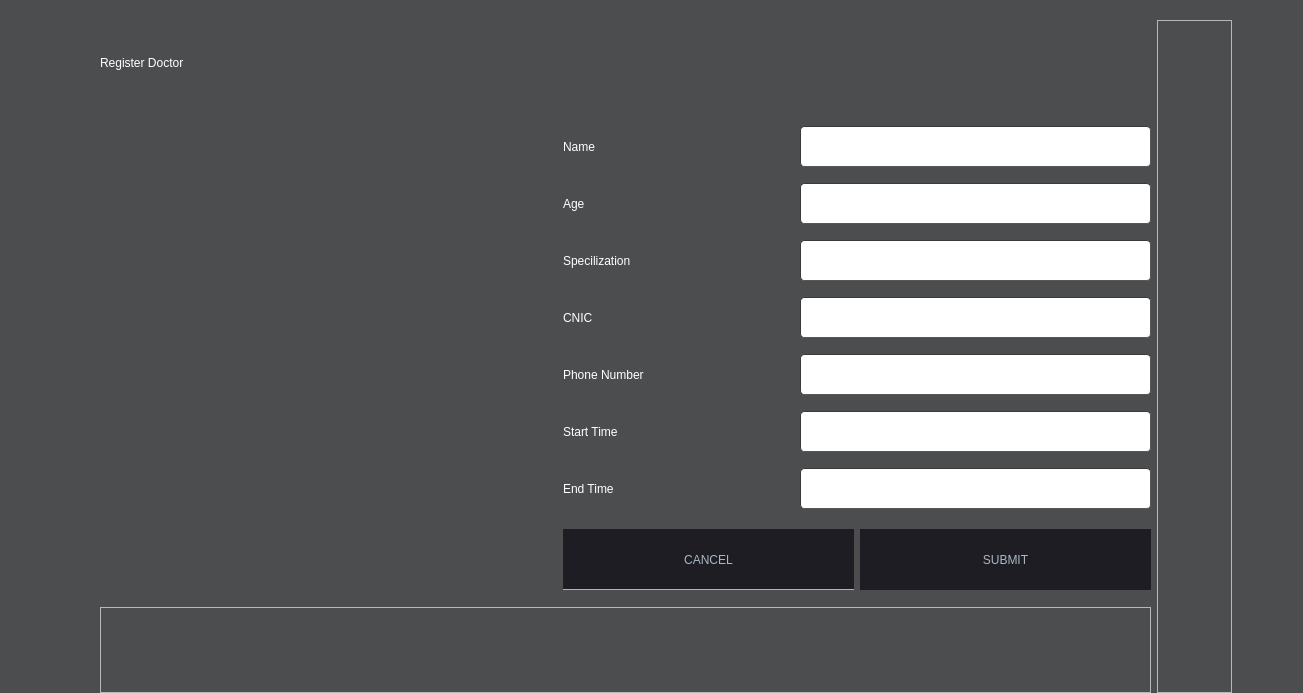
<?xml version="1.0" encoding="UTF-8"?>
<ui version="4.0">
 <class>DialogDoctor</class>
 <widget class="QDialog" name="DialogDoctor">
  <property name="geometry">
   <rect>
    <x>0</x>
    <y>0</y>
    <width>1303</width>
    <height>693</height>
   </rect>
  </property>
  <property name="windowTitle">
   <string>Dialog</string>
  </property>
  <property name="styleSheet">
   <string notr="true">
QMainWindow {
	background-color:rgb(76, 77, 78);
}
QDialog {
	background-color:rgb(76, 77, 78);
}
QColorDialog {
	background-color:rgb(76, 77, 78);
}
QTextEdit {
	background-color:rgb(0, 0, 0);
	color: #a9b7c6;
}
QPlainTextEdit {
	selection-background-color:#007b50;
	background-color:#1e1d23;
	border-style: solid;
	border-top-color: transparent;
	border-right-color: transparent;
	border-left-color: transparent;
	border-bottom-color: transparent;
	border-width: 1px;
	color: #a9b7c6;
}
QPushButton{
	border-style: solid;
	border-top-color: transparent;
	border-right-color: transparent;
	border-left-color: transparent;
	border-bottom-color: transparent;
	border-width: 1px;
	border-style: solid;
	color: #a9b7c6;
	padding: 2px;
	background-color: #1e1d23;
}
QPushButton::default{
	border-style: inset;
	border-top-color: transparent;
	border-right-color: transparent;
	border-left-color: transparent;
	border-bottom-color: #04b97f;
	border-width: 1px;
	color: #a9b7c6;
	padding: 2px;
	background-color: #1e1d23;
}
QToolButton {
	border-style: solid;
	border-top-color: transparent;
	border-right-color: transparent;
	border-left-color: transparent;
	border-bottom-color: #04b97f;
	border-bottom-width: 1px;
	border-style: solid;
	color: #a9b7c6;
	padding: 2px;
	background-color: #1e1d23;
}
QToolButton:hover{
	border-style: solid;
	border-top-color: transparent;
	border-right-color: transparent;
	border-left-color: transparent;
	border-bottom-color: #37efba;
	border-bottom-width: 2px;
	border-style: solid;
	color: #FFFFFF;
	padding-bottom: 1px;
	background-color: #1e1d23;
}
QPushButton:hover{
	border-style: solid;
	border-top-color: transparent;
	border-right-color: transparent;
	border-left-color: transparent;
	border-bottom-color: #37efba;
	border-bottom-width: 1px;
	border-style: solid;
	color: #FFFFFF;
	padding-bottom: 2px;
	background-color: #1e1d23;
}
QPushButton:pressed{
	border-style: solid;
	border-top-color: transparent;
	border-right-color: transparent;
	border-left-color: transparent;
	border-bottom-color: #37efba;
	border-bottom-width: 2px;
	border-style: solid;
	color: #37efba;
	padding-bottom: 1px;
	background-color: #1e1d23;
}
QPushButton:disabled{
	border-style: solid;
	border-top-color: transparent;
	border-right-color: transparent;
	border-left-color: transparent;
	border-bottom-color: #808086;
	border-bottom-width: 2px;
	border-style: solid;
	color: #808086;
	padding-bottom: 1px;
	background-color: #1e1d23;
}
QLineEdit {
	border-width: 1px; border-radius: 4px;
	border-color: rgb(58, 58, 58);
	border-style: inset;
	padding: 0 8px;
	color: #a9b7c6;
	background:#1e1d23;
	selection-background-color:#007b50;
	selection-color: #FFFFFF;
}
QLabel {
	color: rgb(255, 255, 255);
}
QLCDNumber {
	color: #37e6b4;
}
QProgressBar {
	text-align: center;
	color: rgb(240, 240, 240);
	border-width: 1px; 
	border-radius: 10px;
	border-color: rgb(58, 58, 58);
	border-style: inset;
	background-color:#1e1d23;
}
QProgressBar::chunk {
	background-color: #04b97f;
	border-radius: 5px;
}
QMenuBar {
	background-color: #1e1d23;
}
QMenuBar::item {
	color: #a9b7c6;
  	spacing: 3px;
  	padding: 1px 4px;
  	background: #1e1d23;
}

QMenuBar::item:selected {
  	background:#1e1d23;
	color: #FFFFFF;
}
QMenu::item:selected {
	border-style: solid;
	border-top-color: transparent;
	border-right-color: transparent;
	border-left-color: #04b97f;
	border-bottom-color: transparent;
	border-left-width: 2px;
	color: #FFFFFF;
	padding-left:15px;
	padding-top:4px;
	padding-bottom:4px;
	padding-right:7px;
	background-color: #1e1d23;
}
QMenu::item {
	border-style: solid;
	border-top-color: transparent;
	border-right-color: transparent;
	border-left-color: transparent;
	border-bottom-color: transparent;
	border-bottom-width: 1px;
	border-style: solid;
	color: #a9b7c6;
	padding-left:17px;
	padding-top:4px;
	padding-bottom:4px;
	padding-right:7px;
	background-color: #1e1d23;
}
QMenu{
	background-color:#1e1d23;
}
QTabWidget {
	color:rgb(0,0,0);
	background-color:#1e1d23;
}
QTabWidget::pane {
		border-color: rgb(77,77,77);
		background-color:#1e1d23;
		border-style: solid;
		border-width: 1px;
    	border-radius: 6px;
}
QTabBar::tab {
	border-style: solid;
	border-top-color: transparent;
	border-right-color: transparent;
	border-left-color: transparent;
	border-bottom-color: transparent;
	border-bottom-width: 1px;
	border-style: solid;
	color: #808086;
	padding: 3px;
	margin-left:3px;
	background-color: #1e1d23;
}
QTabBar::tab:selected, QTabBar::tab:last:selected, QTabBar::tab:hover {
  	border-style: solid;
	border-top-color: transparent;
	border-right-color: transparent;
	border-left-color: transparent;
	border-bottom-color: #04b97f;
	border-bottom-width: 2px;
	border-style: solid;
	color: #FFFFFF;
	padding-left: 3px;
	padding-bottom: 2px;
	margin-left:3px;
	background-color: #1e1d23;
}

QCheckBox {
	color: #a9b7c6;
	padding: 2px;
}
QCheckBox:disabled {
	color: #808086;
	padding: 2px;
}

QCheckBox:hover {
	border-radius:4px;
	border-style:solid;
	padding-left: 1px;
	padding-right: 1px;
	padding-bottom: 1px;
	padding-top: 1px;
	border-width:1px;
	border-color: rgb(87, 97, 106);
	background-color:#1e1d23;
}
QCheckBox::indicator:checked {

	height: 10px;
	width: 10px;
	border-style:solid;
	border-width: 1px;
	border-color: #04b97f;
	color: #a9b7c6;
	background-color: #04b97f;
}
QCheckBox::indicator:unchecked {

	height: 10px;
	width: 10px;
	border-style:solid;
	border-width: 1px;
	border-color: #04b97f;
	color: #a9b7c6;
	background-color: transparent;
}
QRadioButton {
	color: #a9b7c6;
	background-color: #1e1d23;
	padding: 1px;
}
QRadioButton::indicator:checked {
	height: 10px;
	width: 10px;
	border-style:solid;
	border-radius:5px;
	border-width: 1px;
	border-color: #04b97f;
	color: #a9b7c6;
	background-color: #04b97f;
}
QRadioButton::indicator:!checked {
	height: 10px;
	width: 10px;
	border-style:solid;
	border-radius:5px;
	border-width: 1px;
	border-color: #04b97f;
	color: #a9b7c6;
	background-color: transparent;
}
QStatusBar {
	color:#027f7f;
}
QSpinBox {
	color: #a9b7c6;	
	background-color: #1e1d23;
}
QDoubleSpinBox {
	color: #a9b7c6;	
	background-color: #1e1d23;
}
QTimeEdit {
	color: #a9b7c6;	
	background-color: #1e1d23;
}
QDateTimeEdit {
	color: #a9b7c6;	
	background-color: #1e1d23;
}
QDateEdit {
	color: #a9b7c6;	
	background-color: #1e1d23;
}
QComboBox {
	color: #a9b7c6;	
	background: #1e1d23;
}
QComboBox:editable {
	background: #1e1d23;
	color: #a9b7c6;
	selection-background-color: #1e1d23;
}
QComboBox QAbstractItemView {
	color: #a9b7c6;	
	background: #1e1d23;
	selection-color: #FFFFFF;
	selection-background-color: #1e1d23;
}
QComboBox:!editable:on, QComboBox::drop-down:editable:on {
	color: #a9b7c6;	
	background: #1e1d23;
}
QFontComboBox {
	color: #a9b7c6;	
	background-color: #1e1d23;
}
QToolBox {
	color: #a9b7c6;
	background-color: #1e1d23;
}
QToolBox::tab {
	color: #a9b7c6;
	background-color: #1e1d23;
}
QToolBox::tab:selected {
	color: #FFFFFF;
	background-color: #1e1d23;
}
QScrollArea {
	color: #FFFFFF;
	background-color: #1e1d23;
}
QSlider::groove:horizontal {
	height: 5px;
	background: #04b97f;
}
QSlider::groove:vertical {
	width: 5px;
	background: #04b97f;
}
QSlider::handle:horizontal {
	background: qlineargradient(x1:0, y1:0, x2:1, y2:1, stop:0 #b4b4b4, stop:1 #8f8f8f);
	border: 1px solid #5c5c5c;
	width: 14px;
	margin: -5px 0;
	border-radius: 7px;
}
QSlider::handle:vertical {
	background: qlineargradient(x1:1, y1:1, x2:0, y2:0, stop:0 #b4b4b4, stop:1 #8f8f8f);
	border: 1px solid #5c5c5c;
	height: 14px;
	margin: 0 -5px;
	border-radius: 7px;
}
QSlider::add-page:horizontal {
    background: white;
}
QSlider::add-page:vertical {
    background: white;
}
QSlider::sub-page:horizontal {
    background: #04b97f;
}
QSlider::sub-page:vertical {
    background: #04b97f;
}</string>
  </property>
  <widget class="QWidget" name="layoutWidget">
   <property name="geometry">
    <rect>
     <x>100</x>
     <y>20</y>
     <width>1132</width>
     <height>673</height>
    </rect>
   </property>
   <layout class="QGridLayout" name="gridLayout_4">
    <item row="0" column="0">
     <layout class="QGridLayout" name="gridLayout_3">
      <item row="0" column="0" colspan="2">
       <widget class="QLabel" name="label">
        <property name="minimumSize">
         <size>
          <width>1031</width>
          <height>81</height>
         </size>
        </property>
        <property name="styleSheet">
         <string notr="true">font: 30pt &quot;Modern No. 20&quot;;</string>
        </property>
        <property name="text">
         <string>Register Doctor </string>
        </property>
       </widget>
      </item>
      <item row="1" column="0">
       <widget class="QLabel" name="doctor_label">
        <property name="minimumSize">
         <size>
          <width>441</width>
          <height>489</height>
         </size>
        </property>
        <property name="text">
         <string/>
        </property>
       </widget>
      </item>
      <item row="1" column="1">
       <layout class="QGridLayout" name="gridLayout_2">
        <item row="0" column="0" colspan="2">
         <layout class="QGridLayout" name="gridLayout">
          <item row="0" column="0">
           <widget class="QLabel" name="label_2">
            <property name="minimumSize">
             <size>
              <width>221</width>
              <height>51</height>
             </size>
            </property>
            <property name="styleSheet">
             <string notr="true">font: 25pt &quot;Modern No. 20&quot;;</string>
            </property>
            <property name="text">
             <string>Name </string>
            </property>
           </widget>
          </item>
          <item row="0" column="1">
           <widget class="QLineEdit" name="linename">
            <property name="minimumSize">
             <size>
              <width>351</width>
              <height>41</height>
             </size>
            </property>
            <property name="font">
             <font>
              <pointsize>14</pointsize>
              <bold>true</bold>
             </font>
            </property>
            <property name="styleSheet">
             <string notr="true">background-color:rgb(255, 255, 255)</string>
            </property>
           </widget>
          </item>
          <item row="1" column="0">
           <widget class="QLabel" name="label_7">
            <property name="minimumSize">
             <size>
              <width>221</width>
              <height>51</height>
             </size>
            </property>
            <property name="styleSheet">
             <string notr="true">font: 25pt &quot;Modern No. 20&quot;;</string>
            </property>
            <property name="text">
             <string>Age</string>
            </property>
           </widget>
          </item>
          <item row="1" column="1">
           <widget class="QLineEdit" name="lineage">
            <property name="minimumSize">
             <size>
              <width>351</width>
              <height>41</height>
             </size>
            </property>
            <property name="font">
             <font>
              <pointsize>14</pointsize>
             </font>
            </property>
            <property name="styleSheet">
             <string notr="true">background-color:rgb(255, 255, 255)</string>
            </property>
           </widget>
          </item>
          <item row="2" column="0">
           <widget class="QLabel" name="label_11">
            <property name="minimumSize">
             <size>
              <width>231</width>
              <height>51</height>
             </size>
            </property>
            <property name="styleSheet">
             <string notr="true">font: 25pt &quot;Modern No. 20&quot;;</string>
            </property>
            <property name="text">
             <string>Specilization </string>
            </property>
           </widget>
          </item>
          <item row="2" column="1">
           <widget class="QLineEdit" name="linespacilization">
            <property name="minimumSize">
             <size>
              <width>351</width>
              <height>41</height>
             </size>
            </property>
            <property name="font">
             <font>
              <pointsize>14</pointsize>
              <bold>true</bold>
             </font>
            </property>
            <property name="styleSheet">
             <string notr="true">background-color:rgb(255, 255, 255)</string>
            </property>
            <property name="text">
             <string/>
            </property>
           </widget>
          </item>
          <item row="3" column="0">
           <widget class="QLabel" name="label_10">
            <property name="minimumSize">
             <size>
              <width>221</width>
              <height>51</height>
             </size>
            </property>
            <property name="styleSheet">
             <string notr="true">font: 25pt &quot;Modern No. 20&quot;;</string>
            </property>
            <property name="text">
             <string>CNIC</string>
            </property>
           </widget>
          </item>
          <item row="3" column="1">
           <widget class="QLineEdit" name="linecnic">
            <property name="minimumSize">
             <size>
              <width>351</width>
              <height>41</height>
             </size>
            </property>
            <property name="font">
             <font>
              <pointsize>14</pointsize>
              <bold>true</bold>
             </font>
            </property>
            <property name="styleSheet">
             <string notr="true">background-color:rgb(255, 255, 255)</string>
            </property>
            <property name="text">
             <string/>
            </property>
           </widget>
          </item>
          <item row="4" column="0">
           <widget class="QLabel" name="label_8">
            <property name="minimumSize">
             <size>
              <width>231</width>
              <height>51</height>
             </size>
            </property>
            <property name="styleSheet">
             <string notr="true">font: 25pt &quot;Modern No. 20&quot;;</string>
            </property>
            <property name="text">
             <string>Phone Number</string>
            </property>
           </widget>
          </item>
          <item row="4" column="1">
           <widget class="QLineEdit" name="line_phone_number">
            <property name="minimumSize">
             <size>
              <width>351</width>
              <height>41</height>
             </size>
            </property>
            <property name="font">
             <font>
              <pointsize>14</pointsize>
              <bold>true</bold>
             </font>
            </property>
            <property name="styleSheet">
             <string notr="true">background-color:rgb(255, 255, 255)</string>
            </property>
            <property name="text">
             <string/>
            </property>
           </widget>
          </item>
          <item row="5" column="0">
           <widget class="QLabel" name="label_12">
            <property name="minimumSize">
             <size>
              <width>231</width>
              <height>51</height>
             </size>
            </property>
            <property name="styleSheet">
             <string notr="true">font: 25pt &quot;Modern No. 20&quot;;</string>
            </property>
            <property name="text">
             <string>Start Time </string>
            </property>
           </widget>
          </item>
          <item row="5" column="1">
           <widget class="QLineEdit" name="linest">
            <property name="minimumSize">
             <size>
              <width>351</width>
              <height>41</height>
             </size>
            </property>
            <property name="font">
             <font>
              <pointsize>14</pointsize>
              <bold>true</bold>
             </font>
            </property>
            <property name="styleSheet">
             <string notr="true">background-color:rgb(255, 255, 255)</string>
            </property>
            <property name="text">
             <string/>
            </property>
           </widget>
          </item>
          <item row="6" column="0">
           <widget class="QLabel" name="label_13">
            <property name="minimumSize">
             <size>
              <width>231</width>
              <height>51</height>
             </size>
            </property>
            <property name="styleSheet">
             <string notr="true">font: 25pt &quot;Modern No. 20&quot;;</string>
            </property>
            <property name="text">
             <string>End Time </string>
            </property>
           </widget>
          </item>
          <item row="6" column="1">
           <widget class="QLineEdit" name="lineet">
            <property name="minimumSize">
             <size>
              <width>351</width>
              <height>41</height>
             </size>
            </property>
            <property name="font">
             <font>
              <pointsize>14</pointsize>
              <bold>true</bold>
             </font>
            </property>
            <property name="styleSheet">
             <string notr="true">background-color:rgb(255, 255, 255)</string>
            </property>
            <property name="text">
             <string/>
            </property>
           </widget>
          </item>
         </layout>
        </item>
        <item row="1" column="0">
         <widget class="QPushButton" name="pushButton">
          <property name="minimumSize">
           <size>
            <width>291</width>
            <height>61</height>
           </size>
          </property>
          <property name="text">
           <string>CANCEL</string>
          </property>
         </widget>
        </item>
        <item row="1" column="1">
         <widget class="QPushButton" name="pushButton_2">
          <property name="minimumSize">
           <size>
            <width>291</width>
            <height>61</height>
           </size>
          </property>
          <property name="text">
           <string>SUBMIT</string>
          </property>
         </widget>
        </item>
       </layout>
      </item>
      <item row="2" column="0" colspan="2">
       <widget class="QFrame" name="frame_2">
        <property name="minimumSize">
         <size>
          <width>1051</width>
          <height>80</height>
         </size>
        </property>
        <property name="frameShape">
         <enum>QFrame::StyledPanel</enum>
        </property>
        <property name="frameShadow">
         <enum>QFrame::Raised</enum>
        </property>
       </widget>
      </item>
     </layout>
    </item>
    <item row="0" column="1">
     <widget class="QFrame" name="frame">
      <property name="minimumSize">
       <size>
        <width>71</width>
        <height>671</height>
       </size>
      </property>
      <property name="frameShape">
       <enum>QFrame::StyledPanel</enum>
      </property>
      <property name="frameShadow">
       <enum>QFrame::Raised</enum>
      </property>
     </widget>
    </item>
   </layout>
  </widget>
 </widget>
 <resources/>
 <connections/>
</ui>
